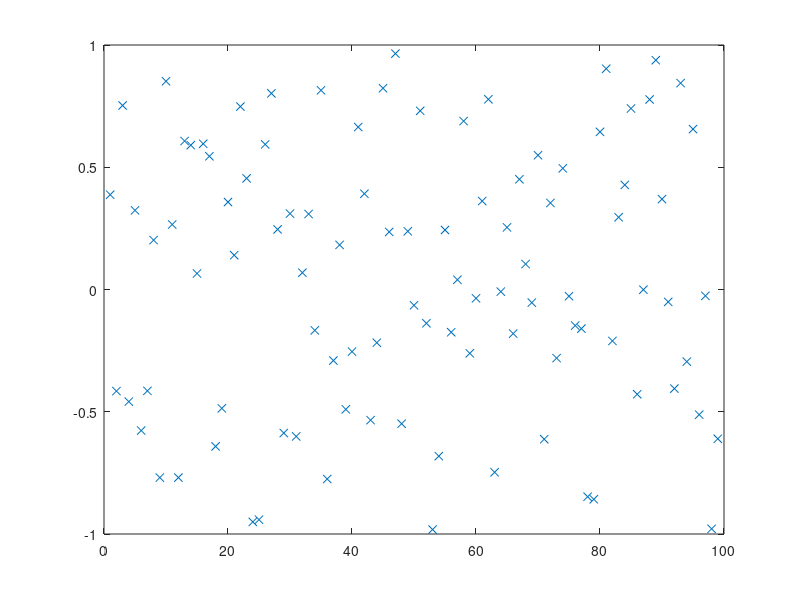

This figure's MATLAB source: (Note: this script raises an error after producing the figure.)
% script <a href="matlab:BlockInsertionSortTest">BlockInsertionSortTest</a>
% Test <a href="matlab:help BlockInsertionSort">BlockInsertionSort</a> on a random set of data.
% See <a href="matlab:NRweb">Numerical Renaissance: simulation, optimization, & control</a>, Section 7.1.2.
% Part of <a href="matlab:help NRC">Numerical Renaissance Codebase 1.0</a>, <a href="matlab:help NRchap07">Chapter 7</a>; please read the <a href="matlab:help NRcopyleft">copyleft</a>.

n=99; D=2*rand(n,1)-1; close all,    plot(D(:,1),'x'), pause(0.1)
[D,index]=BlockInsertionSort(D,1,n); plot(D(:,1),'x')

% end script BlockInsertionSortTest
